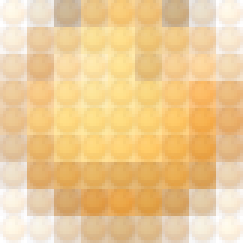
#> input picture test_picpic.png, 81 x 81 px (shown 3 times larger)
$ python picpic.py test_picpic.png
#> lines starting #> are read from the running program, lines starting #| are printed output that depends on the picture
#!usr/bin/env python3
# -*-coding=utf-8-*-

from PIL import Image
import getopt
import sys
import os


def usage():
    print("usage: %s [-h] [-x width] [-y height] [-a alpha] <filename>" % sys.argv[0])


def main():
    try:
        opts, args = getopt.getopt(sys.argv[1:], "hx:y:a:")
    except getopt.GetoptError as err:
        print(err)
        usage()
        sys.exit(2)

    if ("-h", "") in opts:
        usage()
        sys.exit(0)

    try:
        infile = args[0]
        im = Image.open(infile)
#> im is the input picture: PIL image 81x81 RGBA; mean R, G, B, A 237.4, 202.8, 148, 255
        print(im.size, im.mode)
#| (81, 81) RGBA
    except IndexError as err:
        print(err)
        usage()
        sys.exit(-1)
    except IOError as err:
        print(err)
        print("Error: cannot open file")
        sys.exit(-1)

    im = im.convert("RGBA")

    width = 64
    height = 64
    alpha = 0.5

    for o, a in opts:
        if o == "-x":
            width = int(a)
        if o == "-y":
            height = int(a)
        elif o == "-a":
            alpha = float(a)

    if not (0 < width <= 256 and 0 < height <= 256 and 0.0 <= alpha <= 1.0):
        print("Error: out of range")
        sys.exit(-1)

    print("resizing...")
    sz = min(width, height)
    pixel = im.resize((sz, sz), Image.LANCZOS)
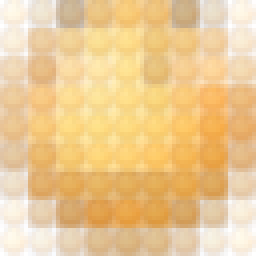
#> pixel: PIL image 64x64 RGBA (shown 4 times larger); mean R, G, B, A 237.4, 202.8, 148, 255
    im = im.resize((width, height), Image.LANCZOS)

    layer0 = im.resize((width * sz, height * sz), Image.NEAREST)
    layer1 = Image.new(im.mode, layer0.size)
#> layer1: PIL image 4096x4096 RGBA; every value is 0

    for x in range(width):
        for y in range(height):
            layer1.paste(pixel, (x * sz, y * sz))
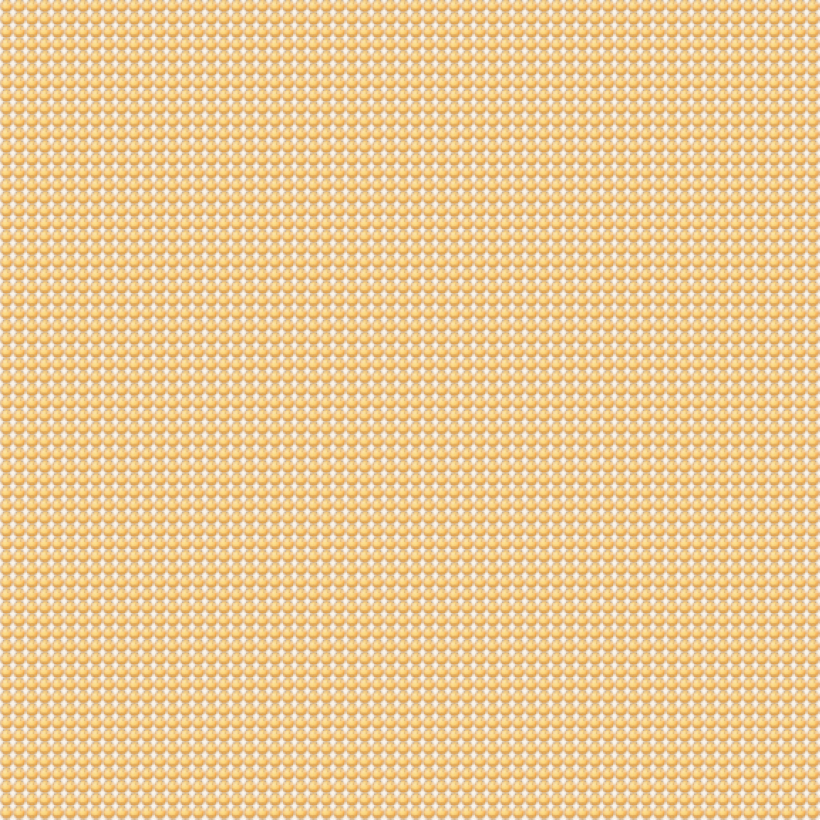
#> layer1: PIL image 4096x4096 RGBA (shown at 1/5 size); mean R, G, B, A 237.4, 202.8, 148, 255

    print("merging...")
    output = Image.blend(layer0, layer1, alpha)
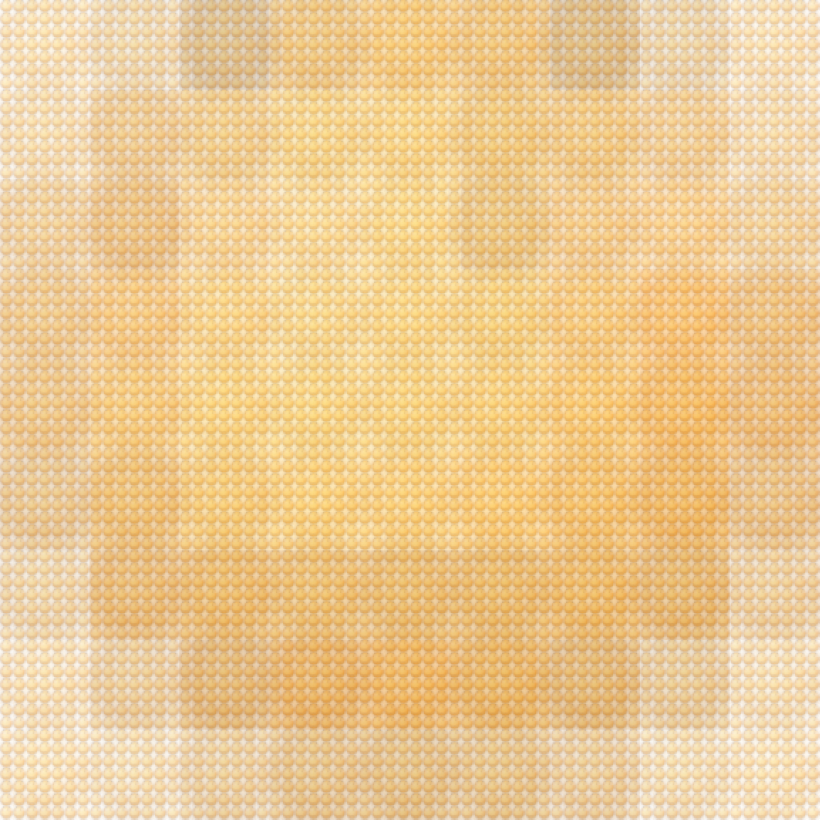
#> output: PIL image 4096x4096 RGBA (shown at 1/5 size); mean R, G, B, A 237.1, 202.6, 147.7, 255

    outfile = os.path.splitext(infile)[0] + "_picpic.png"
    output.save(outfile, "PNG")
    print("done.")


if __name__ == "__main__":
    main()
